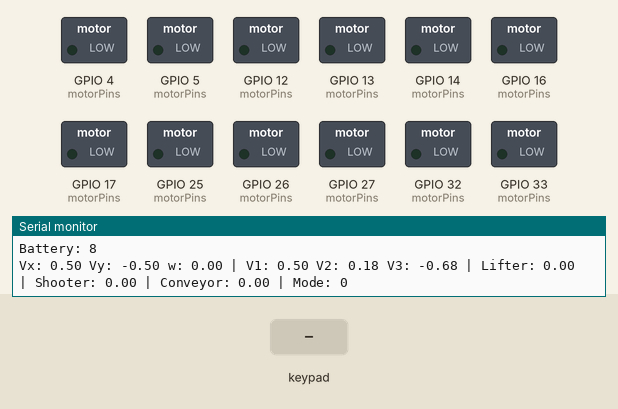
The sketch below on a simulated ESP32. On the bench: switched loads named in the sketch (green lamp = pin HIGH), the last lines printed to the serial monitor. Inputs (shaded band) come from the test bench. Nothing arrives over Bluetooth unless stated.

Above: at 1.2 s.
1.3 s: key 'U' pressed
At 1.54 s:
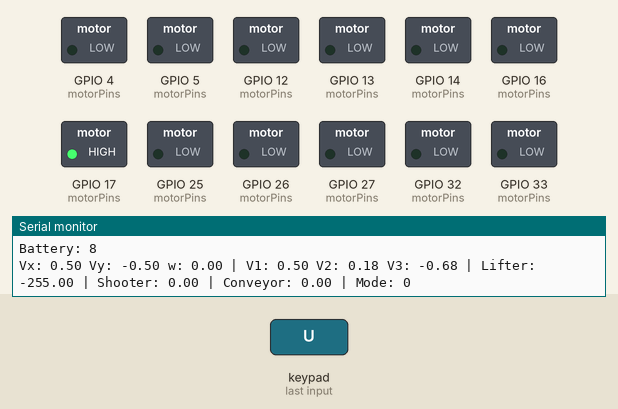
3.2 s: key 'D' pressed
At 3.44 s:
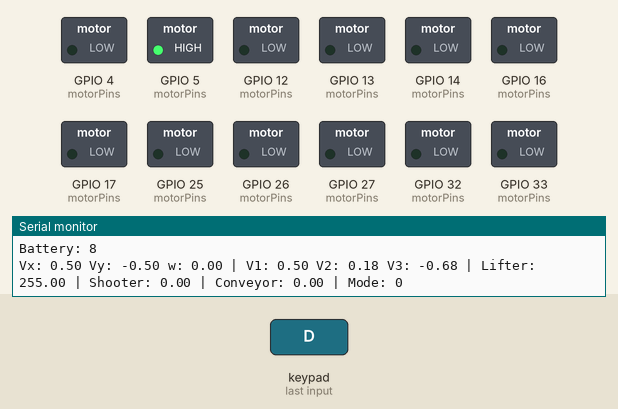
Timing chart, 0 to 6.2 s (numbered marks = the images above; inputs shaded):
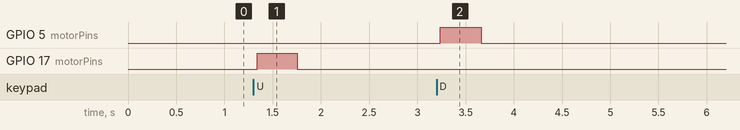

The sketch:

Robot1.ino
```cpp
#include <PS4Controller.h>

// Movement motors
#define MOTOR3_A 33 //32
#define MOTOR3_B 32 //33
#define MOTOR2_A 26 //25
#define MOTOR2_B 25 //26
#define MOTOR1_A 14
#define MOTOR1_B 27

// Lifter (Linear Actuator)
#define LIFTER_A 5 //4
#define LIFTER_B 17 //16

// Conveyor (shared)
#define CONVEYOR_A 13 //17
#define CONVEYOR_B 12 //5

// Shooter
#define SHOOTER_A 4 //12
#define SHOOTER_B 16 //13

// // Lifter (Linear Actuator)
// #define LIFTER_A 12
// #define LIFTER_B 13

// // Conveyor (shared)
// #define CONVEYOR_A 4
// #define CONVEYOR_B 16

// // Shooter
// #define SHOOTER_A 17
// #define SHOOTER_B 5

float Vx = 0.0, Vy = 0.0, w = 0.0;
float v1 = 0.0, v2 = 0.0, v3 = 0.0, lifter = 0.0;
float shooterSpeed = 0.0;
float conveyorSpeed = 0.0;
int mode = 0;
bool lastTriangleState = false;
bool conveyorUpActive = false;
bool conveyorDownActive = false;
unsigned long conveyorTimer = 0;
bool lastL1State = false;
bool lastL2State = false;


void setup() {
  Serial.begin(115200);

  int motorPins[] = {
    MOTOR1_A, MOTOR1_B, MOTOR2_A, MOTOR2_B,
    MOTOR3_A, MOTOR3_B, LIFTER_A, LIFTER_B,
    SHOOTER_A, SHOOTER_B, CONVEYOR_A, CONVEYOR_B
  };

  for (int i = 0; i < sizeof(motorPins) / sizeof(motorPins[0]); i++) {
    pinMode(motorPins[i], OUTPUT);
  }

  // PS4.begin("10:04:10:05:10:06"); punya robot 1 asli
  PS4.begin("20:04:20:05:20:06"); // dari robot 2
  Serial.println("PS4 ready to connect!");
}

void loop() {
  bool currentTriangleState = PS4.Triangle();
  bool currentL1State = PS4.L1();
  bool currentL2State = PS4.L2();
  unsigned long currentTime = millis();

  if (PS4.isConnected()) {
    if (currentTriangleState && !lastTriangleState) {
      mode = (mode == 0) ? 1 : 0;
    }
    lastTriangleState = currentTriangleState;

    // Movement control
    if (mode == 0) {
      Vx = map(PS4.LStickX(), -128, 127, -255, 255) / 2.0;
      Vy = map(PS4.LStickY(), -128, 127, 255, -255) / 2.0;
      w  = map(PS4.RStickX(), -128, 127, -180, 180) / 2.0;
    } else {
      Vx = map(PS4.LStickX(), -128, 127, -255, 255) / 1.0;
      Vy = map(PS4.LStickY(), -128, 127, 255, -255) / 1.0;
      w  = map(PS4.RStickX(), -128, 127, -180, 180) / 1.0;
    }

    v1 = Vx + w;
    v2 = -Vx * cos(60 * PI / 180) - Vy * cos(30 * PI / 180) + w;
    v3 = -Vx * cos(60 * PI / 180) + Vy * cos(30 * PI / 180) + w;

    // Lifter
    if (PS4.Down()) {
      lifter = 255;
    } else if (PS4.Up()) {
      lifter = -255;
    } else {
      lifter = 0;
    }

    // Shooter
    if (PS4.R2Value() > 0) {
      shooterSpeed = 140; // tidak boleh di max nanti panas
    } else if (PS4.R1()) {
      shooterSpeed = 120;
      // shooterSpeed = 80;
    } else {
      shooterSpeed = 0;
    }

        // Conveyor control
    if (PS4.L2()) {
      // Forward: left slightly slower
      conveyorSpeed = 255;
    } else if (PS4.L1()) {
      // Backward: right slightly slower
      conveyorSpeed = -255;
    } else {
      conveyorSpeed = 0;
    }
    // // Start conveyor UP sequence (L1 press)
    // if (currentL1State && !lastL1State && !conveyorUpActive && !conveyorDownActive) {
    //   conveyorUpActive = true;
    //   conveyorTimer = currentTime;
    // }

    // // Start conveyor DOWN sequence (L2 press)
    // if (currentL2State && !lastL2State && !conveyorDownActive && !conveyorUpActive) {
    //   conveyorDownActive = true;
    //   conveyorTimer = currentTime;
    // }

    // // Conveyor UP logic
    // if (conveyorUpActive) {
    //   if (currentTime - conveyorTimer < 420) {
    //     conveyorSpeed = 255;
    // } else {
    //   conveyorSpeed = 0;
    //   conveyorUpActive = false;
    // }
    // }

    // // Conveyor DOWN logic
    // else if (conveyorDownActive) {
    //   if (currentTime - conveyorTimer < 310) {
    //     conveyorSpeed = -255;
    //   } else {
    //     conveyorSpeed = 0;
    //     conveyorDownActive = false;
    //   }
    // }

    // // If no active timed movement
    // else {
    //   conveyorSpeed = 0;
    // }

    // // Save button states for rising edge detection
    // lastL1State = currentL1State;
    // lastL2State = currentL2State;

    Serial.printf("Vx: %.2f Vy: %.2f w: %.2f | V1: %.2f V2: %.2f V3: %.2f | Lifter: %.2f | Shooter: %.2f | Conveyor: %.2f | Mode: %d\n",
      Vx, Vy, w, v1, v2, v3, lifter, shooterSpeed, conveyorSpeed, mode);
    Serial.printf("Battery: %d", PS4.Battery());
    if (PS4.Charging()) Serial.print(" (Charging)");
    Serial.println();
  } else {
    v1 = v2 = v3 = lifter = shooterSpeed = conveyorSpeed = 0;
    Serial.println("Controller disconnected");
  }

  // Apply motors
  controlMotor((abs(v1) > 24) ? v1 : 0, MOTOR1_A, MOTOR1_B);
  controlMotor((abs(v2) > 10) ? v2 : 0, MOTOR2_A, MOTOR2_B);
  controlMotor((abs(v3) > 10) ? v3 : 0, MOTOR3_A, MOTOR3_B);

  controlMotor(lifter, LIFTER_A, LIFTER_B);
  controlMotor(shooterSpeed, SHOOTER_A, SHOOTER_B);
  controlMotor(conveyorSpeed, CONVEYOR_A, CONVEYOR_B);
}

void controlMotor(float v_target, int in1, int in2) {
  int pwmVal = (int) fabs(v_target);
  if (pwmVal > 255) pwmVal = 255;

  if (v_target > 0) {
    analogWrite(in1, pwmVal);
    analogWrite(in2, LOW);
  } else if (v_target < 0) {
    analogWrite(in1, LOW);
    analogWrite(in2, pwmVal);
  } else {
    analogWrite(in1, LOW);
    analogWrite(in2, LOW);
  }
}
```

Measured:
- after the input at 1.3 s, GPIO 17 (motorPins): LOW → HIGH at once, → LOW 0.41 s later
- after the input at 3.2 s, GPIO 5 (motorPins): LOW → HIGH at once, → LOW 0.42 s later
